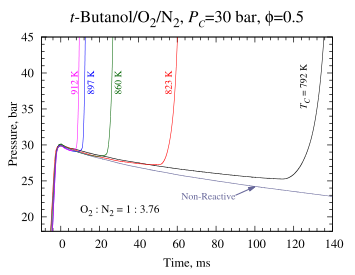

Write gnuplot code to recreate this figure.
reset
set term postscript enhanced eps font "Times,18" color size 9cm,7cm dl 2.0
set output "tbuoh-phi05.eps"
set yrange[18:45]
set xrange [-10:140]
set xlabel "Time, ms"
set ylabel "Pressure, bar" offset 2
set title "{/=24 {/Times-Italic t}-Butanol/O_{2}/N_{2}, {/Times-Italic P_{/*0.75 C}}=30 bar, {/Symbol f}=0.5}"
unset key
set mxtics 4
set mytics 5
set xtics scale 1.25,0.75 
set ytics scale 1.25,0.75
set bmargin 3.5
set datafile separator ","

set label at 10,21 "{/=16 O_{2} : N_{2} = 1 : 3.76}"
set label at 125,35 rotate by 90 tc rgb "#000000" "{/=14 {/Times-Italic T_{C}} = 792 K}"
set label at 55,37 rotate by 90 tc rgb "#FF0000" "{/=14 823 K}"
set label at 29,37 rotate by 90 tc rgb "#006400" "{/=14 860 K}"
set label at 15,37 rotate by 90 tc rgb "#0000FF" "{/=14 897 K}"
set label at 6.5,37 rotate by 90 tc rgb "#FF00FF" "{/=14 912 K}"
set label at 90,23 right tc rgb "#666699" "{/=14 Non-Reactive}"

set arrow from 90,23 to 100,24.2 filled size 0.01,15 lc rgb "#666699" lw 1.5

plot 'tbuoh-phi05.txt' u 1:2 w lines lt 1 lw 1.5 lc rgb "#000000",\
     'tbuoh-phi05.txt' u 3:4 every ::::10000 w lines lt 1 lw 1.5 lc rgb "#FF0000",\
     'tbuoh-phi05.txt' u 5:6 every ::::6500 w lines lt 1 lw 1.5 lc rgb "#006400",\
     'tbuoh-phi05.txt' u 7:8 every ::::5000 w lines lt 1 lw 1.5 lc rgb "#0000FF",\
     'tbuoh-phi05.txt' u 9:10 every ::::4500 w lines lt 1 lw 1.5 lc rgb "#FF00FF",\
     'tbuoh-phi05.txt' u 11:12 w lines lt 1 lw 1.5 lc rgb "#666699"

set output
